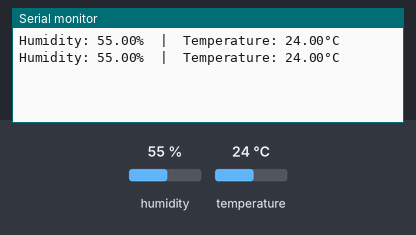
The sketch below on a simulated ESP32. On the bench: the last lines printed to the serial monitor. The inputs (shaded band) are chosen by the test bench; at power-on: humidity 55 %, temperature 24 °C.

Above: at 5.8 s.
5.9 s: humidity set to 22 %
At 11.5 s:
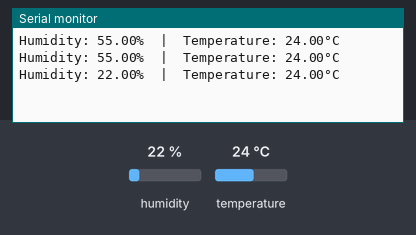
11.9 s: temperature set to 12 °C
At 16.2 s:
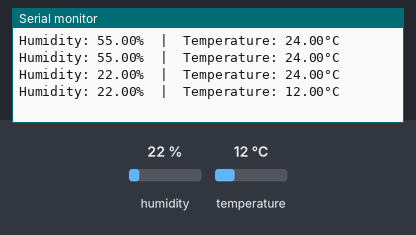
17.9 s: humidity set to 40 %
At 20.9 s:
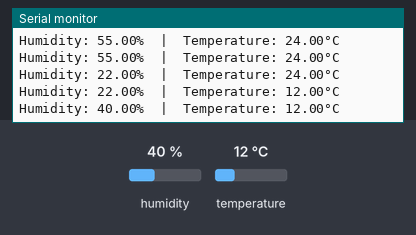
Timing chart, 0 to 22.4 s (numbered marks = the images above; inputs shaded):
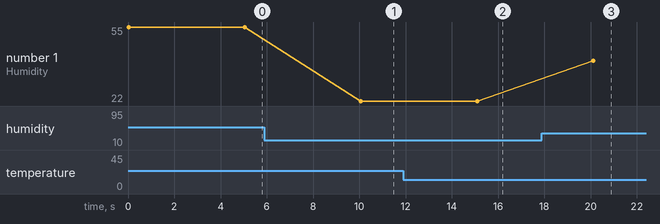

Measured:
- after the input at 5.9 s, the serial monitor: prints a new line after 4.2 s (image 1)
- after the input at 11.9 s, the serial monitor: prints a new line after 3.2 s (image 2)
- after the input at 17.9 s, the serial monitor: prints a new line after 2.2 s (image 3)
- plotted number 1: 55 → 22 after the input at 5.9 s, 22 → 40 after the input at 17.9 s

The sketch:

dht11.ino
```cpp
#include <DHT.h>
#define DHT11_PIN  4 // ESP32 pin GPIO21 connected to DHT11 sensor

DHT dht11(DHT11_PIN, DHT11);

void setup() {
  Serial.begin(9600);
  dht11.begin(); // initialize the DHT11 sensor
}

void loop() {
  // read humidity
  float humi  = dht11.readHumidity();
  // read temperature in Celsius
  float tempC = dht11.readTemperature();


  // checking if the reading is successful or not
  if ( isnan(tempC)  || isnan(humi))
  {
    Serial.println("Failed to read from DHT11 sensor!");
  }
   else
   {
    Serial.print("Humidity: ");
    Serial.print(humi);
    Serial.print("%");

    Serial.print("  |  ");

    Serial.print("Temperature: ");
    Serial.print(tempC);
    Serial.print("°C  ");
    delay(5000);
    Serial.print("\n");

  }
}
```
